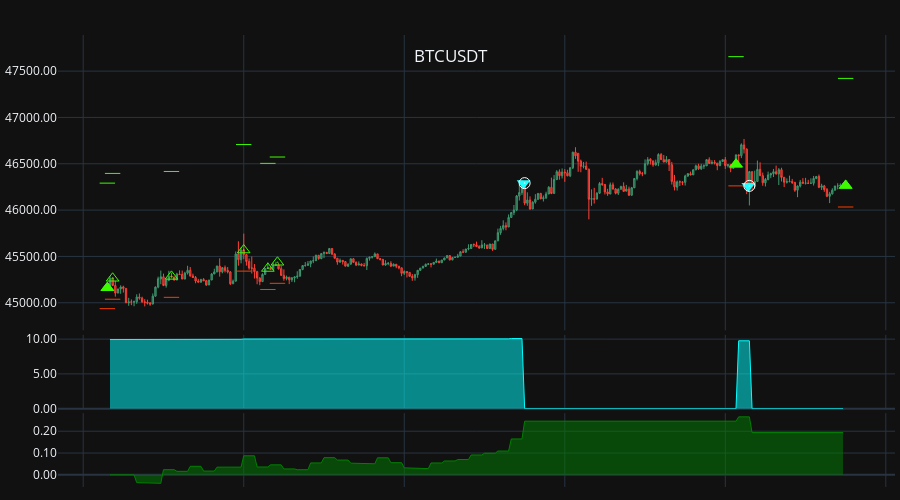

Here is the notebook cell this chart was saved with:
### Code cell
chart_signals(rep[1], symbol, ohlc, '1Min',  show_signals=True, height=500)

### Figure 1 — Plotly figure (JSON) as saved in the notebook; plotly's stock layout.template omitted (floating-point values rounded to 4 significant figures; data arrays with more than 128 entries replaced by an {"elided": "..."} marker saying what was removed)
{"data": [{"close": {"elided": "275 float values"}, "high": {"elided": "275 float values"}, "line": {"width": 1}, "low": {"elided": "275 float values"}, "name": "Master_0", "open": {"elided": "275 float values"}, "type": "candlestick", "uid": "550bc5f9-5e28-4f7d-83a9-ce1b3ba62f1c", "x": {"elided": "275 str values"}, "xaxis": "x", "yaxis": "y"}, {"marker": {"color": "#3cfa00", "size": 12, "symbol": "triangle-up"}, "mode": "markers", "name": "BOT", "type": "scatter", "uid": "54e81d93-2003-489e-b777-ca3a0ab3c4ae", "x": ["2024-01-10T15:09:01", "2024-01-10T19:04:01", "2024-01-10T19:44:59"], "xaxis": "x", "y": [45160.0, 46490.0, 46260.0], "yaxis": "y"}, {"marker": {"color": "#20ffff", "size": 12, "symbol": "triangle-down"}, "mode": "markers", "name": "SLD", "type": "scatter", "uid": "b764ec28-63bd-490d-8037-b5cfc8c533c4", "x": ["2024-01-10T17:44:36", "2024-01-10T19:08:36"], "xaxis": "x", "y": [46291, 46260.0], "yaxis": "y"}, {"marker": {"color": "#3cfa00", "size": 11, "symbol": "triangle-up-open-dot"}, "mode": "markers", "name": "LONG", "text": ["", "", "", "", "", "", "", ""], "type": "scatter", "uid": "10528cb2-834f-4cd0-b18d-43cb15aeeb03", "x": ["2024-01-10T15:09:01", "2024-01-10T15:10:59", "2024-01-10T15:32:59", "2024-01-10T15:59:59", "2024-01-10T16:09:01", "2024-01-10T16:12:36", "2024-01-10T19:04:01", "2024-01-10T19:44:59"], "xaxis": "x", "y": [45160.0, 45260.0, 45280.0, 45569, 45370.0, 45440.0, 46490.0, 46260.0], "yaxis": "y"}, {"marker": {"color": "#3cfa00", "size": 11, "symbol": "line-ew-open"}, "mode": "markers", "name": "Take", "type": "scatter", "uid": "d9c3c9d2-874a-4902-8aa9-f1fe893ed8bb", "x": ["2024-01-10T15:09:01", "2024-01-10T15:10:59", "2024-01-10T15:32:59", "2024-01-10T15:59:59", "2024-01-10T16:09:01", "2024-01-10T16:12:36", "2024-01-10T19:04:01", "2024-01-10T19:44:59"], "xaxis": "x", "y": [46291, 46400.0, 46420.0, 46710.0, 46500.0, 46570.0, 47660.0, 47420.0], "yaxis": "y"}, {"marker": {"color": "#fa3c00", "size": 11, "symbol": "line-ew-open"}, "mode": "markers", "name": "Stop", "type": "scatter", "uid": "4d2fd32c-5feb-456a-aa18-0a85050ae075", "x": ["2024-01-10T15:09:01", "2024-01-10T15:10:59", "2024-01-10T15:32:59", "2024-01-10T15:59:59", "2024-01-10T16:09:01", "2024-01-10T16:12:36", "2024-01-10T19:04:01", "2024-01-10T19:44:59"], "xaxis": "x", "y": [44940.0, 45040.0, 45060.0, 45340.0, 45140.0, 45210.0, 46260.0, 46030.0], "yaxis": "y"}, {"marker": {"color": "#20ffff", "size": 11, "symbol": "triangle-down-open-dot"}, "mode": "markers", "name": "SHORTS", "text": [], "type": "scatter", "uid": "997ae844-deef-4d30-b2a6-a067a1c581b5", "x": [], "xaxis": "x", "y": [], "yaxis": "y"}, {"marker": {"color": "#3cfa00", "size": 11, "symbol": "line-ew-open"}, "mode": "markers", "name": "Take", "type": "scatter", "uid": "027124b2-e62f-4306-82c8-c8fdbd1822e1", "x": [], "xaxis": "x", "y": [], "yaxis": "y"}, {"marker": {"color": "#fa3c00", "size": 11, "symbol": "line-ew-open"}, "mode": "markers", "name": "Stop", "type": "scatter", "uid": "ca979305-a1a9-437d-a38c-4593524d2c50", "x": [], "xaxis": "x", "y": [], "yaxis": "y"}, {"marker": {"color": "#ffffff", "size": 11, "symbol": "circle-open-dot"}, "mode": "markers", "name": "EXITS", "text": ["Take triggered", "Stop triggered"], "type": "scatter", "uid": "1e4caad6-2534-4519-865e-f45f693a1b7e", "x": ["2024-01-10T17:44:59", "2024-01-10T19:08:59"], "xaxis": "x", "y": [46291, 46260.0], "yaxis": "y"}, {"fill": "tozeroy", "line": {"color": "cyan", "width": 1}, "mode": "lines", "name": "Leverage", "type": "scatter", "uid": "9a5c10f0-672b-43c1-b56f-fc6eef7e36ca", "x": {"elided": "275 str values"}, "xaxis": "x", "y": {"elided": "275 float values"}, "yaxis": "y2"}, {"fill": "tozeroy", "line": {"color": "green", "width": 1}, "mode": "lines", "name": "BTCUSDT_PnL", "type": "scatter", "uid": "575e22e3-c21f-48ca-bf2c-e9f5b373b743", "x": {"elided": "275 str values"}, "xaxis": "x", "y": {"elided": "275 float values"}, "yaxis": "y3"}], "layout": {"dragmode": "zoom", "height": 500, "hoverdistance": 1000, "hovermode": "x unified", "margin": {"b": 5, "l": 5, "r": 5, "t": 35}, "modebar": {"add": ["drawline", "drawopenpath", "drawrect", "eraseshape"]}, "newshape": {"line": {"color": "yellow", "width": 1}}, "showlegend": false, "title": {"text": " BTCUSDT", "x": 0.5, "xanchor": "center", "y": 0.9, "yanchor": "top"}, "xaxis": {"anchor": "y", "domain": [0, 1], "hoverformat": "%d-%b-%y %H:%M", "matches": "x3", "rangeslider": {"visible": false}, "showspikes": true, "showticklabels": false, "spikecolor": "#306020", "spikedash": "dot", "spikemode": "across", "spikesnap": "cursor", "spikethickness": 1}, "xaxis2": {"anchor": "y2", "domain": [0, 1], "matches": "x3", "showspikes": true, "showticklabels": false, "spikecolor": "#306020", "spikedash": "dot", "spikemode": "across", "spikesnap": "cursor", "spikethickness": 1}, "xaxis3": {"anchor": "y3", "domain": [0, 1], "showspikes": true, "spikecolor": "#306020", "spikedash": "dot", "spikemode": "across", "spikesnap": "cursor", "spikethickness": 1}, "yaxis": {"anchor": "x", "domain": [0.3467, 1], "hoverformat": ".2f", "spikecolor": "#306020", "spikesnap": "cursor", "spikethickness": 1, "tickformat": ".2f"}, "yaxis2": {"anchor": "x2", "domain": [0.1733, 0.3367], "spikecolor": "#306020", "spikesnap": "cursor", "spikethickness": 1, "tickformat": ".2f"}, "yaxis3": {"anchor": "x3", "domain": [0, 0.1633], "spikecolor": "#306020", "spikesnap": "cursor", "spikethickness": 1, "tickformat": ".2f"}}}
